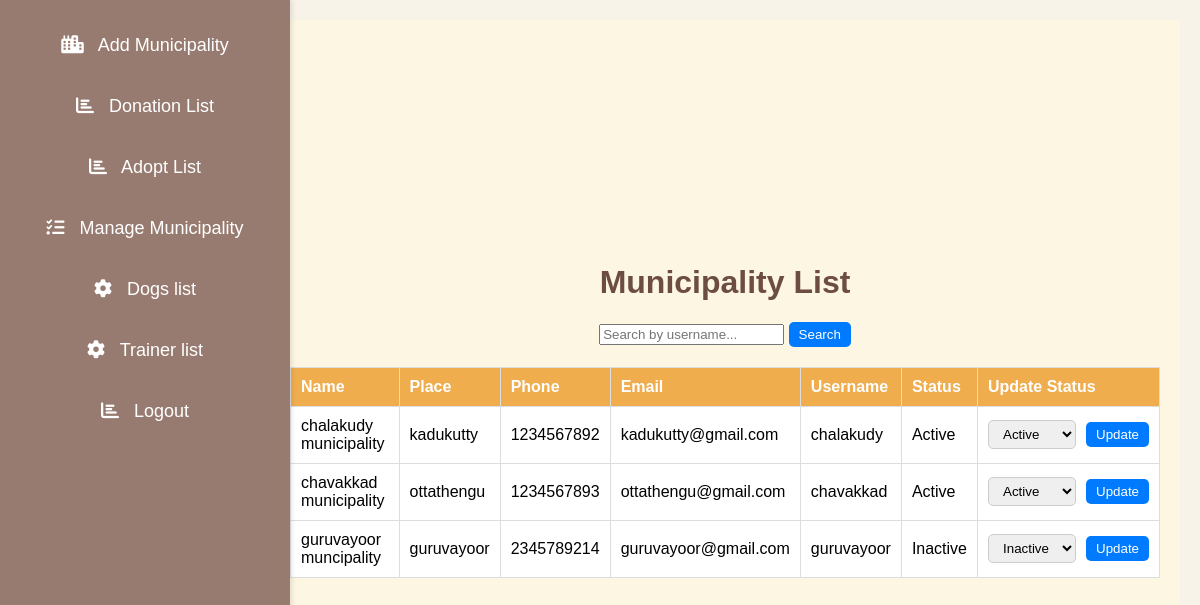
Page /muncipalitylist/ on the committed database.
### shop/models.py (models this page shows, shortened)
class Muncipality(models.Model):
    muncipality_name=models.CharField(max_length=100)
    place=models.CharField(max_length=100)
    phone=models.IntegerField()
    muncipality_email=models.EmailField(max_length=100)
    username=models.CharField(max_length=100)
    password=models.CharField(max_length=100)
    status=models.CharField(max_length=100)

### shop/views.py (the view)
# urls.py: path('muncipalitylist/',views.muncipalitylist,name='muncipalitylist'),
def muncipalitylist(request):
    m = models.Muncipality.objects.all()
    if request.method == 'POST':
        muncipality_id = request.POST.get('muncipality_id')
        new_status = request.POST.get('status')
        muncipality = models.Muncipality.objects.get(id=muncipality_id)
        muncipality.status = new_status
        muncipality.save()
    return render(request, 'muncipalitylist.html', {'m': m})

### shop/templates/muncipalitylist.html (shortened to what this page needs)
{% extends "adminhome.html" %}
{% block content %}
<!DOCTYPE html>
<html lang="en">
<head>
</head>
<body>
    <h1>Municipality List</h1>
    <div id="search-by-breed" class="search-form">
        <form action="/searchmuncipality/" method="post">
            <input type="text" name="username" placeholder="Search by username...">
            <button type="submit">Search</button>
        </form>
    </div>
    <table>
        <thead>
            <tr>
                <th>Name</th>
                <th>Place</th>
                <th>Phone</th>
                <th>Email</th>
                <th>Username</th>
                <th>Status</th>
                <th>Update Status</th>
            </tr>
        </thead>
        <tbody>
            {% for muncipality in m %}
            <tr>
                <td>{{ muncipality.muncipality_name }}</td>
                <td>{{ muncipality.place }}</td>
                <td>{{ muncipality.phone }}</td>
                <td>{{ muncipality.muncipality_email }}</td>
                <td>{{ muncipality.username }}</td>
                <td>{{ muncipality.status }}</td>
                <td>
                    <form method="POST" class="status-form">
                        <select name="status">
                            <option value="Active" {% if muncipality.status == "Active" %}selected{% endif %}>Active</option>
                            <option value="Inactive" {% if muncipality.status == "Inactive" %}selected{% endif %}>Inactive</option>
                        </select>
                        <button type="submit">Update</button>
                    </form>
                </td>
            </tr>
            {% endfor %}
        </tbody>
    </table>
</body>
</html>
{% endblock %}

### shop/templates/muncipalitylist.html (style rules this page uses)
body { font-family: Arial, sans-serif; background-color: #f7f3e9; padding: 20px; }
table { width: 100%; border-collapse: collapse; margin: 20px 0; background-color: #ffffff; }
th, td { padding: 10px; border: 1px solid #ddd; text-align: left; }
th { background-color: #f0ad4e; color: white; }
.status-form { display: flex; align-items: center; gap: 10px; }
select { padding: 5px 10px; border: 1px solid #ccc; border-radius: 5px; }
button { padding: 5px 10px; background-color: #007bff; color: white; border: none; border-radius: 5px; cursor: pointer; }

### rows in the picture
Muncipality: muncipality_name "chalakudy municipality", place "kadukutty", phone "1234567892", muncipality_email "kadukutty@gmail.com", username "chalakudy", status "Active"
Muncipality: muncipality_name "chavakkad municipality", place "ottathengu", phone "1234567893", muncipality_email "ottathengu@gmail.com", username "chavakkad", status "Active"
Muncipality: muncipality_name "guruvayoor muncipality", place "guruvayoor", phone "2345789214", muncipality_email "guruvayoor@gmail.com", username "guruvayoor", status "Inactive"
